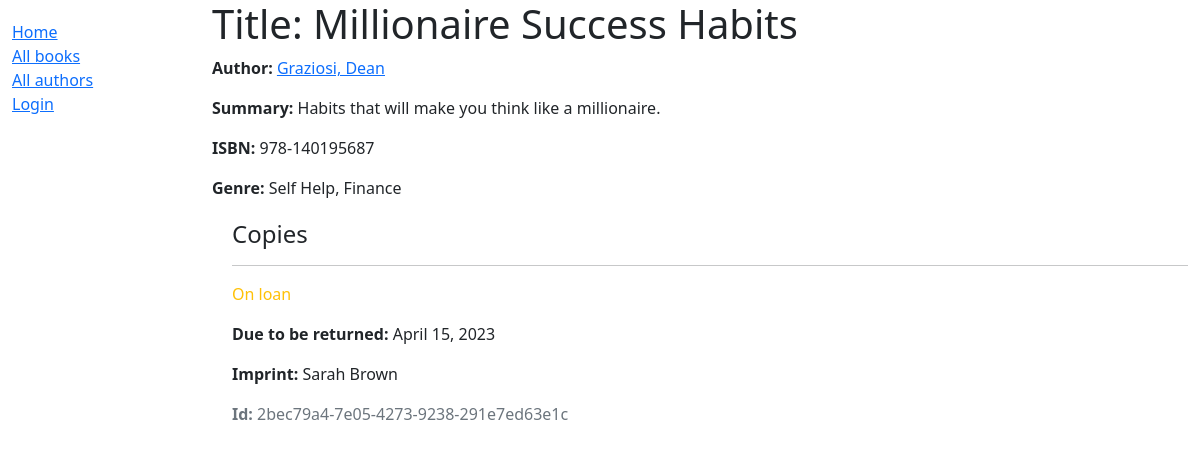
/catalog/book/1, run on the app's committed database.
### catalog/models.py (models this page shows, shortened)
class Author(models.Model):
    first_name = models.CharField(max_length=100)
    last_name = models.CharField(max_length=100)
    date_of_birth = models.DateField(null=True, blank=True)
    date_of_death = models.DateField(
        'died',
        null=True,
        blank=True
        )
    class Meta:
        ordering = ['last_name', 'first_name']
    def get_absolute_url(self):
        return reverse('author-detail', args=[str(self.id)])
    def __str__(self):
        return f'{self.last_name}, {self.first_name}'

class Book(models.Model):
    title = models.CharField(max_length=200)
    author = models.ForeignKey(
        'Author',
        on_delete=models.SET_NULL,
        null=True
        )
    summary = models.TextField(
        max_length=1000,
        help_text='Enter a brief description of the book'
        )
    isbn = models.CharField(
        'ISBN',
        max_length=13,
        unique=True,
        help_text='13 Character <a href="https://www.isbn-international.org/content/what-isbn">ISBN number</a>'
        )
    genre = models.ManyToManyField(
        Genre,
        help_text='Select a genre for this book'
        )
    def display_genres(self):
        '''Create a string for the genre. Required to display genre in admin'''
        return ', '.join(genre.name for genre in self.genre.all()[:3])
    display_genres.short_description = 'Genre'

class Genre(models.Model):
    name = models.CharField(
        max_length=200,
        help_text='Enter a book genre (e.g. Science Fiction)'
        )
    def __str__(self):
        return self.name

class BookInstance(models.Model):
    id = models.UUIDField(
        primary_key=True,
        default=uuid.uuid4,
        help_text='Unique ID for this particular book across whole library'
        )
    book = models.ForeignKey(
        'Book',
        on_delete=models.RESTRICT,
        null=True
        )
    borrower = models.ForeignKey(User, on_delete=models.SET_NULL, null=True)
    imprint = models.CharField(max_length=200)
    due_back = models.DateField(null=True, blank=True)
    LOAN_STATUS = (
        ('m', 'Maintenance'),
        ('o', 'On loan'),
        ('a', 'Available'),
        ('r', 'Reserved'),
    )
    status = models.CharField(
        max_length=1,
        choices=LOAN_STATUS,
        blank=True,
        default='m',
        help_text='Book availability',
    )
    class Meta:
        ordering = ['due_back']
        permissions = (("can_mark_returned", "Set book as returned"),)
    def __str__(self):
        return f'{self.id} ({self.book.title})'

### catalog/views.py (the view)
# urls.py: path('book/<int:pk>', views.book_detail, name='book-detail'),
def book_detail(request, pk):
    book = Book.objects.get(pk=pk)
    title = book.title
    author = book.author
    summary = book.summary
    genre = book.genre
    isbn = book.isbn
    instances = BookInstance.objects.filter(book=book)
    print(instances)
    context = {
        'title' : title,
        'author': author,
        'summary' : summary,
        'genre': genre,
        'isbn': isbn,
        'bookinstance': instances,
        'book': book,
    }
    return render(request, 'catalog/book_detail.html', context=context)

### catalog/templates/catalog/book_detail.html
{% extends "base_generic.html" %}
{% block content %}
  <h1>Title: {{ title }}</h1>
  <p><strong>Author:</strong> <a href="{{ book.author.get_absolute_url }}">{{ author }}</a></p>
  <p><strong>Summary:</strong> {{ summary }}</p>
  <p><strong>ISBN:</strong> {{ isbn }}</p>
  <p><strong>Genre:</strong> {{ genre.all|join:", " }}</p>
  <div style="margin-left:20px;margin-top:20px">
    <h4>Copies</h4>
    {% for copy in bookinstance %}
      <hr>
      <p class="{% if copy.status == 'a' %}text-success{% elif copy.status == 'm' %}text-danger{% else %}text-warning{% endif %}">
        {{ copy.get_status_display }}
      </p>
      {% if copy.status != 'a' %}
        <p><strong>Due to be returned:</strong> {{ copy.due_back }}</p>
      {% endif %}
      <p><strong>Imprint:</strong> {{ copy.imprint }}</p>
      <p class="text-muted"><strong>Id:</strong> {{ copy.id }}</p>
    {% endfor %}
  </div>
{% endblock %}

### data on the page
Author: last_name+first_name "Graziosi, Dean"
Book: summary "Habits that will make you think like a millionaire.", isbn "978-140195687"
Genre: all "Self Help, Finance"
BookInstance: status "On loan", due_back "April 15, 2023", imprint "Sarah Brown", id "2bec79a4-7e05-4273-9238-291e7ed63e1c"
